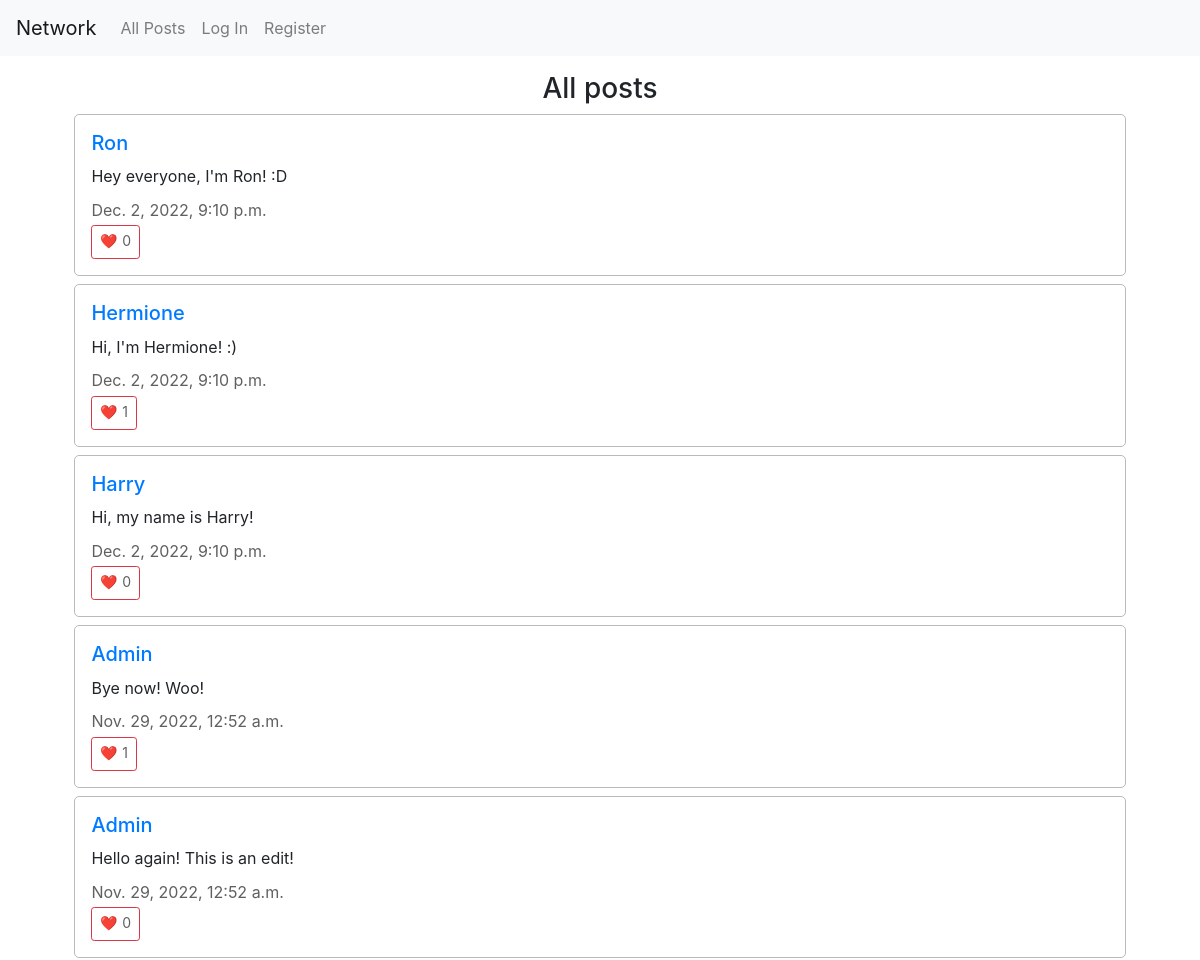
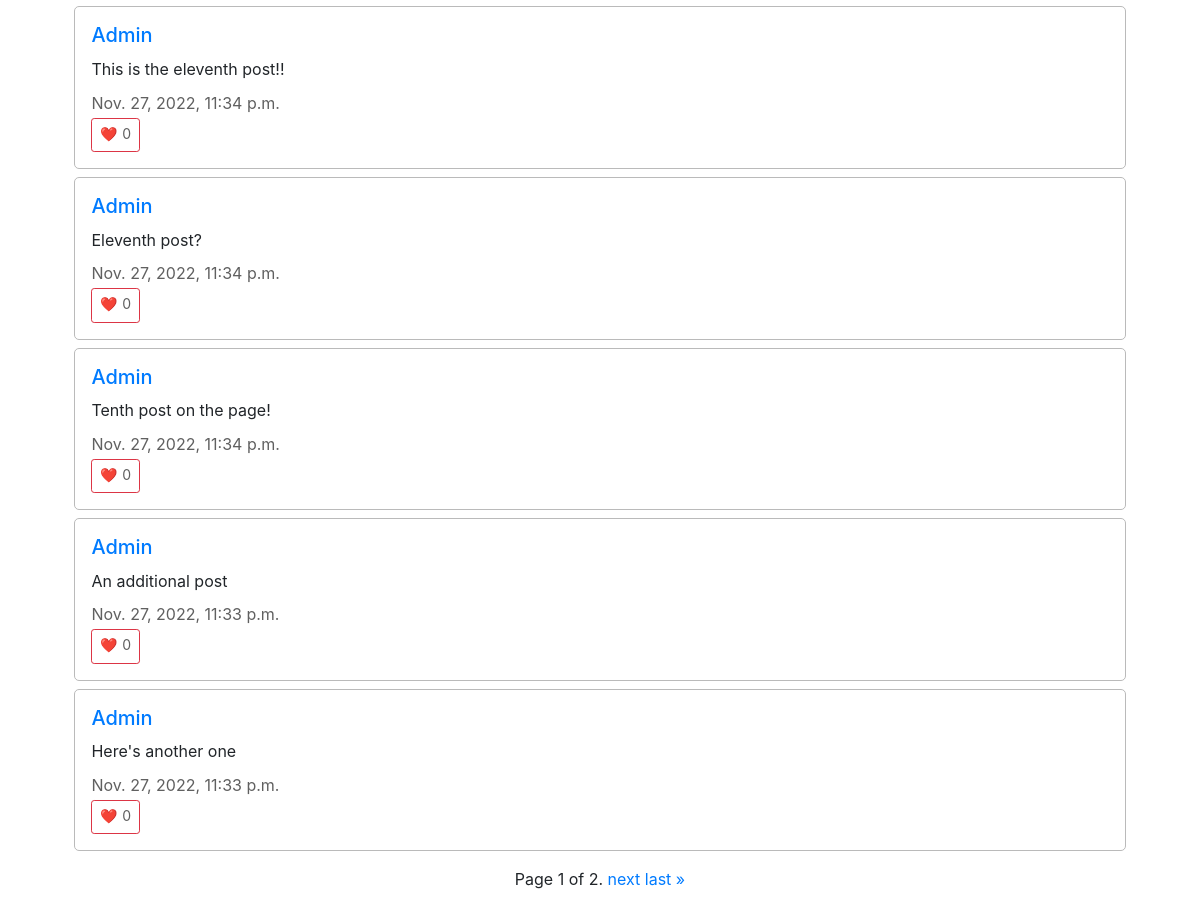
Before: / with the older database file (2 pictures, top to bottom).
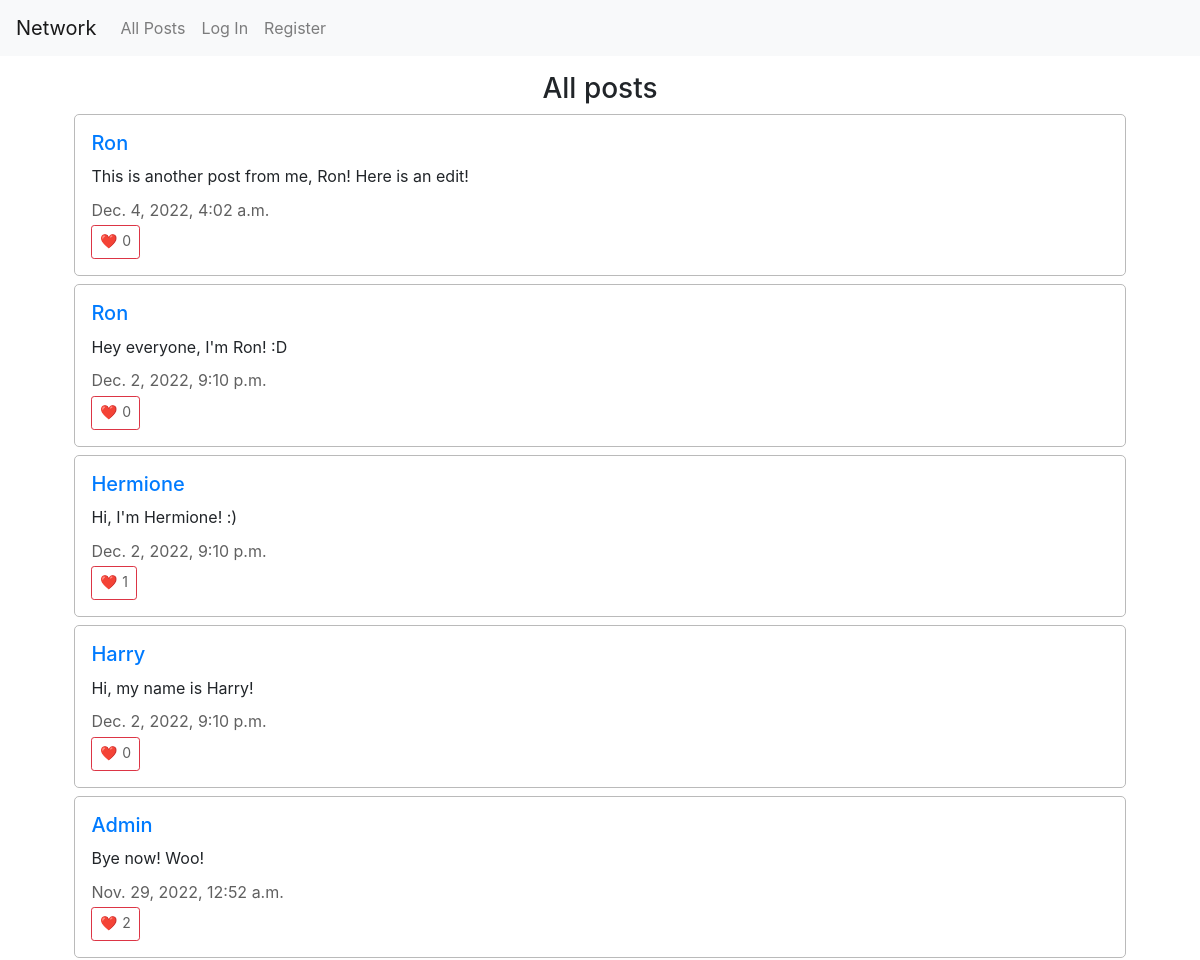
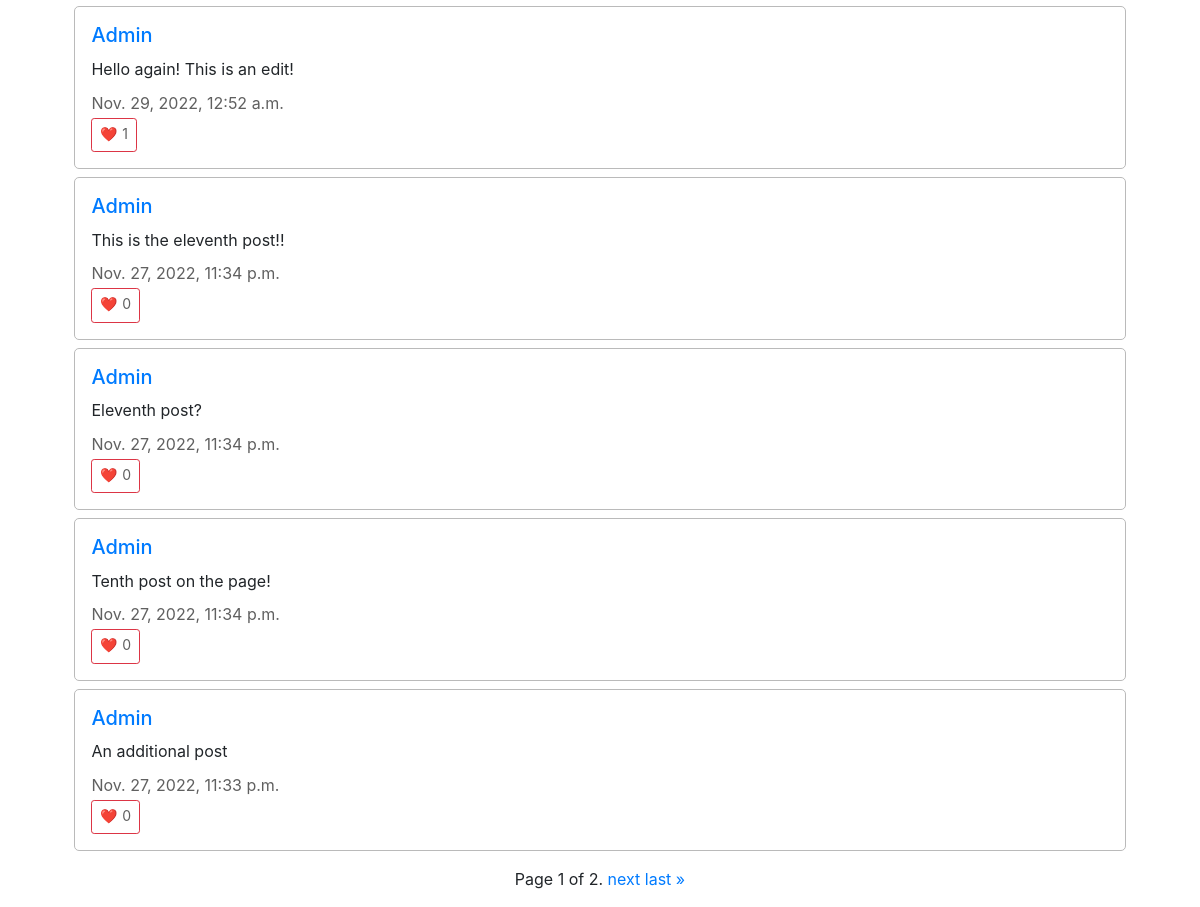
After: the same page with the newer database file (2 pictures, top to bottom).
### network/models.py (models this page shows, shortened)
class Post(models.Model):
    user = models.ForeignKey("User", on_delete=models.CASCADE, related_name ="posts")
    content = models.TextField(max_length=255)
    timestamp = models.DateTimeField(auto_now_add=True)
    likes = models.ManyToManyField("User", blank=True, related_name="liked")

class User(AbstractUser):
    pass

### network/views.py (the view)
# urls.py: path("", views.index, name="index"),
def index(request):
    posts = Post.objects.all().order_by('timestamp').reverse()
    paginator = Paginator(posts, 10)
    page_num = request.GET.get('page')
    page_obj = paginator.get_page(page_num)
    try:
        user = User.objects.get(username=request.user)
    except User.DoesNotExist:
        return render(request, "network/index.html", {
            "page_obj": page_obj,
        })
    return render(request, "network/index.html", {
        "page_obj": page_obj,
        "user": user,
    })

### network/templates/network/index.html (shortened to what this page needs)
{% extends "network/layout.html" %}
{% load static %}
{% block body %}
    <div class="all-posts">
        <h3>All posts</h3>
        {% for post in page_obj %}
            <div class="section" id="{{ post.id }}">
                <h5><a href="{% url 'user' post.user %}">{{ post.user }}</a></h5>
                <p class="post-content" id="post-content-{{ post.id }}">{{ post.content }}</p>
                <p class="grey">{{ post.timestamp }}</p>
                <button class="grey {{ post.id }} like-btn btn btn-outline-danger btn-sm" id="like-btn-{{ post.id }}">&#10084;&#65039; <p id="like-{{ post.id }}" class="grey">{{ post.likes.all.count }}</p></button>
            </div>
        {% endfor %}
    </div>
    <div class="pagination">
        <span class="step-links">
            <span class="current">
                Page {{ page_obj.number }} of {{ page_obj.paginator.num_pages }}.
            </span>
            {% if page_obj.has_next %}
                <a href="?page={{ page_obj.next_page_number }}">next</a>
                <a href="?page={{ page_obj.paginator.num_pages }}">last &raquo;</a>
            {% endif %}
        </span>
    </div>
{% endblock %}

### network/templates/network/layout.html (shortened to what this page needs)
{% load static %}
<!DOCTYPE html>
<html lang="en">
    <head>
        <link rel="stylesheet" href="https://stackpath.bootstrapcdn.com/bootstrap/4.4.1/css/bootstrap.min.css">
        <link href="{% static 'network/styles.css' %}" rel="stylesheet">
    </head>
    <body>
        <nav class="navbar navbar-expand-lg navbar-light bg-light">
            <a class="navbar-brand" href="#">Network</a>
            <div class="collapse navbar-collapse" id="navbarNav">
                <ul class="navbar-nav mr-auto">
                <li class="nav-item">
                    <a class="nav-link" href="{% url 'index' %}">All Posts</a>
                </li>
                {% if user.is_authenticated %}
                    <li class="nav-item">
                        <a class="nav-link" href="{% url 'following' %}">Following</a>
                    </li>
                    <li class="nav-item">
                        <a class="nav-link" href="{% url 'logout' %}">Log Out</a>
                    </li>
                {% else %}
                    <li class="nav-item">
                        <a class="nav-link" href="{% url 'login' %}">Log In</a>
                    </li>
                    <li class="nav-item">
                        <a class="nav-link" href="{% url 'register' %}">Register</a>
                    </li>
                {% endif %}
                </ul>
            </div>
        </nav>
        <div class="body">
            {% block body %}
            {% endblock %}
        </div>
    </body>
</html>

### network/static/network/styles.css (style rules this page uses)
.body { display: flex; flex-direction: column; justify-content: center; align-items: center; gap: 1rem; margin: 1rem; }
.all-posts { width: 100%; display: flex; flex-direction: column; justify-content: center; align-items: center; gap: 0.5rem; }
.section { width: 90%; border: 0.2px rgb(186, 186, 186) solid; border-radius: 5px; padding: 1rem; }
h3 { margin-bottom: 0rem; }
h5 { margin-bottom: 0.6rem; }
p { margin-bottom: 0.2rem; }
.post-content { margin-bottom: 0.6rem; }
.grey { color: rgb(96, 96, 96); }
.like-btn { display: flex; gap: 0.3rem; }

Changed rows visible on the page:
no longer on this page (row unchanged): Post: user "Admin", content "Here's another one", timestamp "Nov. 27, 2022, 11:33 p.m.", likes.all.count "0"
added Post: user "Ron", content "This is another post from me, Ron! Here is an edit!", timestamp "Dec. 4, 2022, 4:02 a.m.", likes.all.count "0"
computed for Post "Bye now! Woo!": likes.all.count "1" → "2"
computed for Post "Hello again! This is an edit!": likes.all.count "0" → "1"
